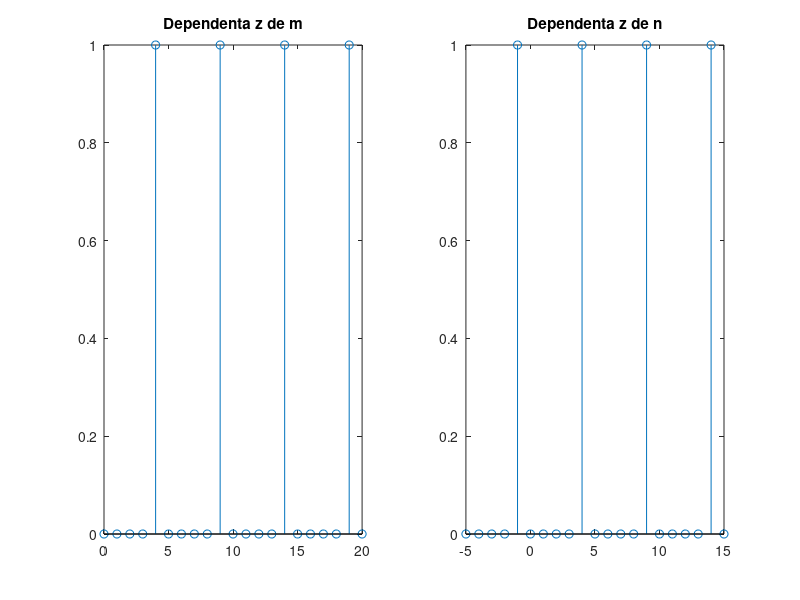
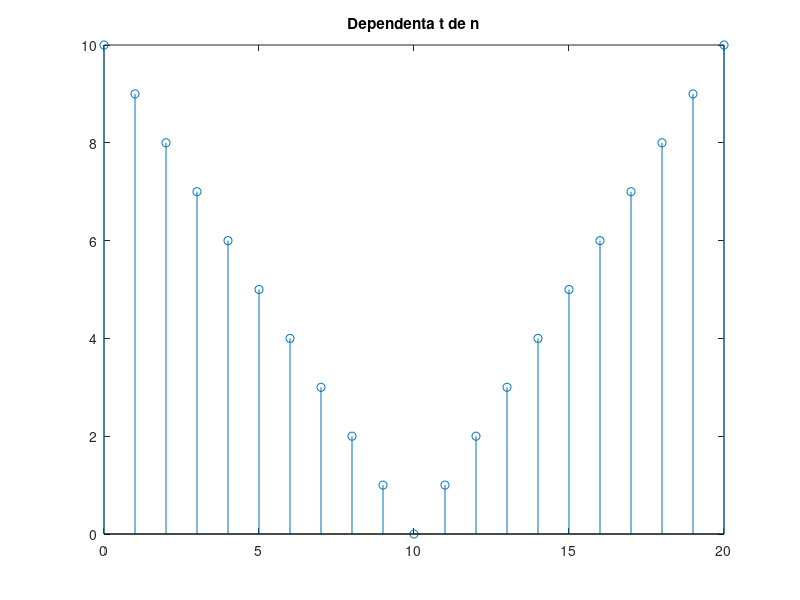
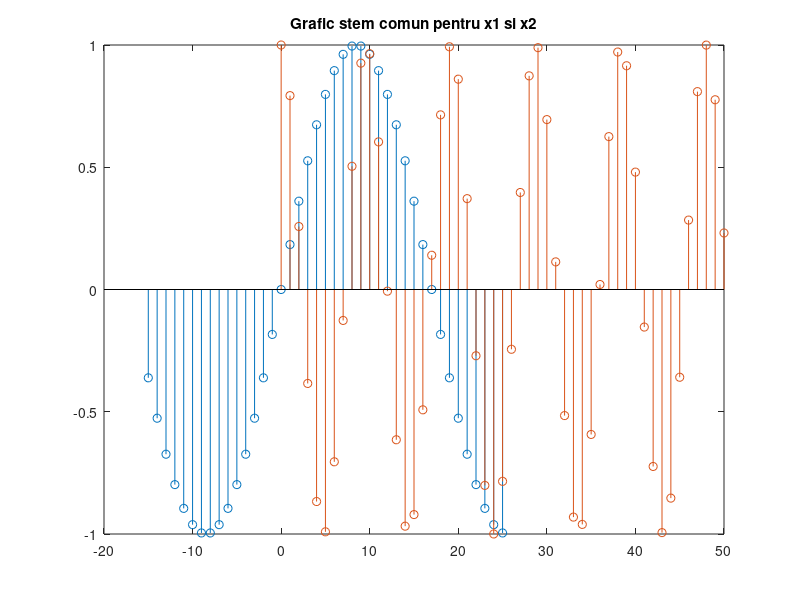
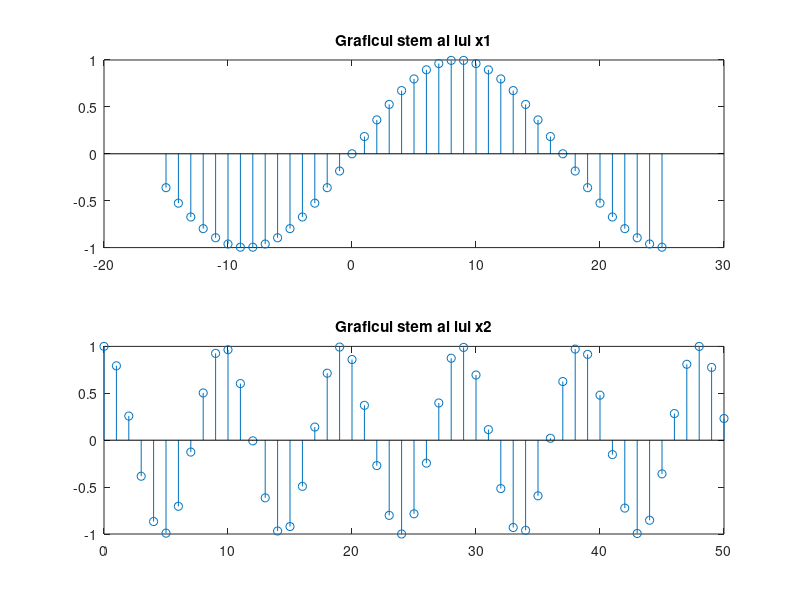

Reproduce these figures in MATLAB, in order.
%punctul a:

z=zeros(1,21);
%z are termenii egali cu 1 din 5 in 5
z(5:5:21)=1;

m=0:20;
n=-5:15;
figure (1)

subplot (1,2,1), stem(m,z),title('Dependenta z de m')
subplot(1,2,2), stem(n,z), title('Dependenta z de n')

%punctul b t=|10-n|:

t=[];

for i=1:1:21;
    if((i-1)>10)
        t(i)=(i-1)-10;
    else if((i-1)<=10)  
        t(i)=10-(i-1);
    end
    end
end

n=0:20;

figure(2)
stem(n,t),title('Dependenta t de n')



%punctul c:

n1=-15:25;

a=length(n1);

x1=[];

for i=1:1:a
    
x1(1,i)=sin(pi/17*n1(i));


end

n2=0:50;

b=length(n2);

x2=[];

for i=1:1:b
    
    x2(1,i)=cos(pi/sqrt(23)*n2(i))

end

figure (3)

stem(n1,x1), title('Grafic stem comun pentru x1 si x2')

hold on;

stem(n2,x2)

hold off;

figure (4)

subplot(2,1,1), stem(n1,x1),title('Graficul stem al lui x1')
subplot(2,1,2), stem(n2,x2),title('Graficul stem al lui x2')

figure (5)

plot(n1,x1,n2,x2),title('Graficul plot comun  al lui x1 si x2')

figure (6)

subplot(2,1,1), plot(n1,x1),title('Graficul plot al lui x1'),ylabel('x1'),grid
subplot(2,1,2), plot(n2,x2),title('Graficul plot al lui x2'),ylabel('x2'),grid

clear